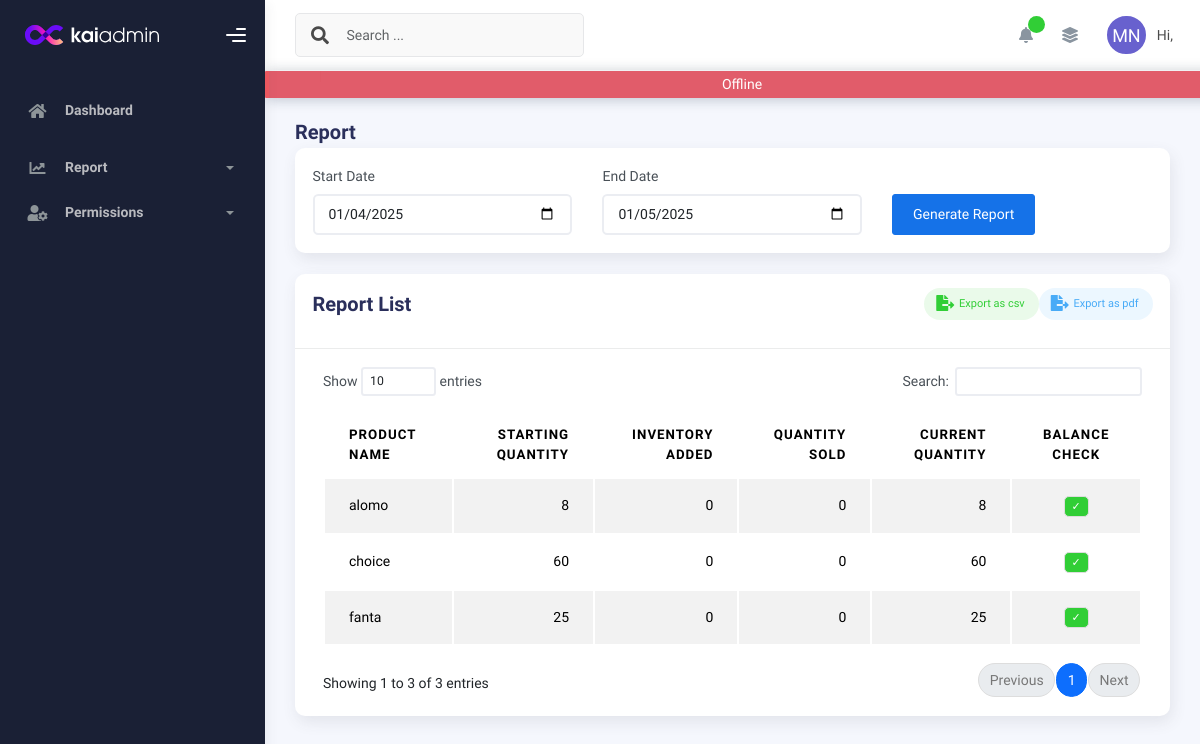
Page /report/sales-report/ on the committed database.
### product/models.py (models this page shows, shortened)
class Product(models.Model):
    name = models.CharField(max_length=100, help_text="Enter the product name", null=True)
    description = models.TextField(blank=True, null=True, help_text="Enter a brief description of the product (optional)")
    unit_selling_price = models.DecimalField(max_digits=10, null=True, decimal_places=2, help_text="Enter the selling product price")
    bulk_selling_price = models.DecimalField(max_digits=10, null=True, decimal_places=2, help_text="Enter the bulk selling product price")
    unit_cost_price = models.DecimalField(max_digits=10, null=True, decimal_places=2, help_text="Enter the cost product price")
    bulk_cost_price = models.DecimalField(max_digits=10, null=True, decimal_places=2, help_text="Enter the bulk cost product price")
    available_quantity = models.PositiveIntegerField(default=0, null=True, help_text="Enter the available quantity of the product")
    previous_available_quantity = models.PositiveIntegerField(default=0, null=True,blank=True, help_text="Enter the available quantity of the product")
    units_per_bulk = models.PositiveIntegerField(default=1, null=True, help_text="Enter the number of unit quantities that make up a bulk quantity")
    category = models.ForeignKey(ProductCategory, on_delete=models.SET_NULL, null=True, related_name='products', help_text="Select a category for this product")
    image = models.ImageField(upload_to='product_images/', blank=True, null=True, help_text="Upload an image of the product")
    created_at = models.DateTimeField(auto_now_add=True)
    updated_at = models.DateTimeField(auto_now=True)
    _resetting_quantities = local()
    _deleting_quantities = local()

### inventory/models.py (models this page shows, shortened)
class InventoryLog(models.Model):
    ACTION_CHOICES = [
        ('add', 'Stock Added'),
        ('remove', 'Stock Removed'),
        ('sale', 'Product Sold'),
        ("updated manually(add)","Stock Added manually"),
        ("updated manually(remove)","Stock Removed manually")
    ]
    product = models.ForeignKey(Product, on_delete=models.CASCADE, related_name='inventory_logs', help_text="The product for which the stock change is recorded.")
    action = models.CharField(max_length=30, choices=ACTION_CHOICES, help_text="The type of action (add, remove, adjust, sale)")
    quantity = models.PositiveIntegerField(help_text="The quantity of product added, removed, or sold")
    previous_quantity = models.PositiveIntegerField(help_text="The stock quantity before this action was performed", blank=True, null=True)
    new_quantity = models.PositiveIntegerField(help_text="The stock quantity after this action was performed", blank=True, null=True)
    price = models.DecimalField(max_digits=10, decimal_places=2, null=True, blank=True, help_text="The price of the product at the time of the action (if applicable)")
    total_value = models.DecimalField(max_digits=10, decimal_places=2, null=True, blank=True, help_text="The total value of the action (quantity * price)")
    action_date = models.DateTimeField(default=timezone.now, help_text="The date and time when the stock action occurred.")
    created_at = models.DateTimeField(auto_now_add=True, help_text="Date and time when the log entry was created.")
    notes = models.TextField(blank=True, null=True, help_text="Any additional notes regarding the inventory action")

### report/views.py (the view)
# urls.py: path('sales-report/', views.product_report, name='product_report'),
def product_report(request):
    end_date = request.GET.get('end_date')
    start_date = request.GET.get('start_date')
    if not end_date:
        end_date = timezone.now()
        end_date_str = end_date.strftime('%Y-%m-%d')
    else:
        end_date = datetime.strptime(end_date, '%Y-%m-%d').replace(hour=23, minute=59, second=59)
        end_date_str = end_date.strftime('%Y-%m-%d')
    if not start_date:
        start_date = end_date - timedelta(days=1)
        start_date_str = start_date.strftime('%Y-%m-%d')
    else:
        start_date = datetime.strptime(start_date, '%Y-%m-%d')
        start_date_str = start_date.strftime('%Y-%m-%d')
    report_data = []
    products = Product.objects.all()
    for product in products:
        sales = SaleProduct.objects.filter(
            sale__created_at__range=(start_date, end_date),
            product=product
        ).aggregate(total_sold=Sum('quantity'))['total_sold'] or 0
        inventory_added = InventoryLog.objects.filter(
            product=product,
            action='add',
            action_date__range=(start_date, end_date)
        ).aggregate(total_added=Sum('quantity'))['total_added'] or 0
        starting_quantity = product.available_quantity - inventory_added + sales
        report_data.append({
            'product_name': product.name,
            'starting_quantity': starting_quantity,
            'inventory_added': inventory_added,
            'quantity_sold': sales,
            'current_quantity': product.available_quantity,
            'matches': (starting_quantity + inventory_added - sales) == product.available_quantity
        })
    context = {
        'report_data': report_data,
        'start_date': start_date_str,
        'end_date': end_date_str
    }
    return render(request, 'report/product_report.html', context)

### pos/utils/context_processors.py (called while the page is built, shortened)
def app_permissions(request):
    return {"user_app_permissions": {}}

### report/templates/report/product_report.html (shortened to what this page needs)
{% extends "pos/layout.html" %}
{% block content %}
<div class="container mt-4">
        <div class="page-inner">
            <div class="page-header">
                <ul class="breadcrumbs mb-3">
                    <li class="nav-home">
                        <a href="#"></a>
                    </li>
                    <li class="separator"></li>
                    <li class="nav-item">
                        <a href="{% url 'dashboard:dashboardpage' %}">home</a>
                    </li>
                    <li class="separator"></li>
                    <li class="nav-item">
                        <a href="#">Analytics</a>
                    </li>
                </ul>
            </div>
            <div><h5 class="card-title">Report</h5></div>
     <div>
    <div class="card mb-4">
        <div class="card-body">
            <form method="get" class="row g-3">
                <div class="col-md-4">
                    <label for="start_date" class="form-label">Start Date</label>
                    <input type="date" class="form-control" id="start_date" name="start_date"
                           value="{{ start_date }}" required>
                </div>
                <div class="col-md-4">
                    <label for="end_date" class="form-label">End Date</label>
                    <input type="date" class="form-control" id="end_date" name="end_date"
                           value="{{ end_date }}" required>
                </div>
                <div class="col-md-4 d-flex align-items-end">
                    <button type="submit" class="btn btn-primary">Generate Report</button>
                </div>
            </form>
        </div>
    </div>
    {% if report_data %}
    <div class="card">
        <div class="card-header d-flex flex-sm-row flex-column justify-content-between">
            <h5 class="card-title">Report List </h5>
            <div class="">
              <nav class="d-flex  j">
                <ul class="list-unstyled d-flex flex-sm-row flex-column">
                    <li class="menu-item">
                      <a href="{% url 'report:export_report_csv'%}" class="btn btn-label-success btn-round btn-sm">
                        <span class="btn-label">
                        </span>
                        Export as csv
                      </a>
                    </li>
                    <li class="menu-item">
                      <a href="{% url 'report:export_report_pdf'%}" class="btn btn-label-info btn-round btn-sm">
                        <span class="btn-label">
                        </span>
                        Export as pdf
                      </a>
                    </li>
                </ul>
            </nav>
            </div>
          </div>
        <div class="card-body">
            <div class="table-responsive">
                <table id="basic-datatables" class="table table-striped table-hover">
                    <thead  >
                        <tr>
                            <th>Product Name</th>
                            <th class="text-end">Starting Quantity</th>
                            <th class="text-end">Inventory Added</th>
                            <th class="text-end">Quantity Sold</th>
                            <th class="text-end">Current Quantity</th>
                            <th class="text-center">Balance Check</th>
                        </tr>
                    </thead>
                    <tbody>
                        {% for item in report_data %}
                        <tr>
                            <td>{{ item.product_name }}</td>
                            <td class="text-end">{{ item.starting_quantity }}</td>
                            <td class="text-end">{{ item.inventory_added }}</td>
                            <td class="text-end">{{ item.quantity_sold }}</td>
                            <td class="text-end">{{ item.current_quantity }}</td>
                            <td class="text-center">
                                {% if item.matches %}
                                <span class="badge bg-success">✓</span>
                                {% else %}
                                <span class="badge bg-danger">✗</span>
                                {% endif %}
                            </td>
                        </tr>
                        {% endfor %}
                    </tbody>
                </table>
            </div>
        </div>
    </div>
    {% endif %}
</div>
</div>
</div>
{% endblock %}

### rows in the picture
Product: product_name "alomo"
Product: product_name "choice"
InventoryLog: product_name "fanta", starting_quantity "25", inventory_added "0", quantity_sold "0", current_quantity "25"

### other values in the picture
{{ item.starting_quantity }} "8" "60"
{{ item.inventory_added }} "0" "0"
{{ item.quantity_sold }} "0" "0"
{{ item.current_quantity }} "8" "60"
